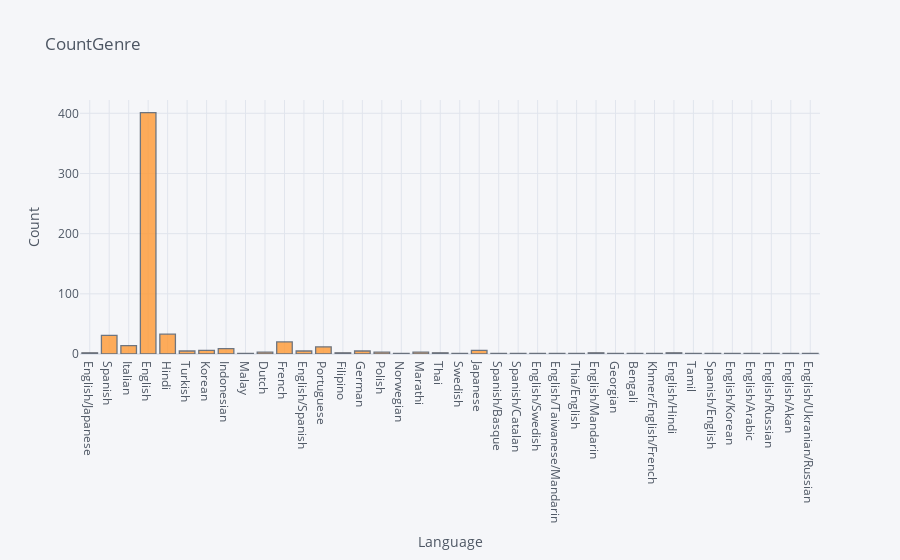

Notebook code cell kept with this figure:
### Code cell
net['Language'].iplot(kind='hist',xTitle='Language', yTitle='Count', title='CountGenre')

### Figure 1 — Plotly figure (JSON) as saved in the notebook; plotly's stock layout.template omitted (floating-point values rounded to 4 significant figures; data arrays with more than 128 entries replaced by an {"elided": "..."} marker saying what was removed)
{"data": [{"histfunc": "count", "histnorm": "", "marker": {"color": "rgba(255, 153, 51, 1.0)", "line": {"color": "#4D5663", "width": 1.3}}, "name": "Language", "opacity": 0.8, "orientation": "v", "type": "histogram", "x": {"elided": "584 str values"}}], "layout": {"autosize": true, "barmode": "overlay", "legend": {"bgcolor": "#F5F6F9", "font": {"color": "#4D5663"}}, "paper_bgcolor": "#F5F6F9", "plot_bgcolor": "#F5F6F9", "title": {"font": {"color": "#4D5663"}, "text": "CountGenre"}, "xaxis": {"autorange": true, "gridcolor": "#E1E5ED", "range": [-0.5, 37.5], "showgrid": true, "tickfont": {"color": "#4D5663"}, "title": {"font": {"color": "#4D5663"}, "text": "Language"}, "type": "category", "zerolinecolor": "#E1E5ED"}, "yaxis": {"autorange": true, "gridcolor": "#E1E5ED", "range": [0, 422.1], "showgrid": true, "tickfont": {"color": "#4D5663"}, "title": {"font": {"color": "#4D5663"}, "text": "Count"}, "zerolinecolor": "#E1E5ED"}}}
